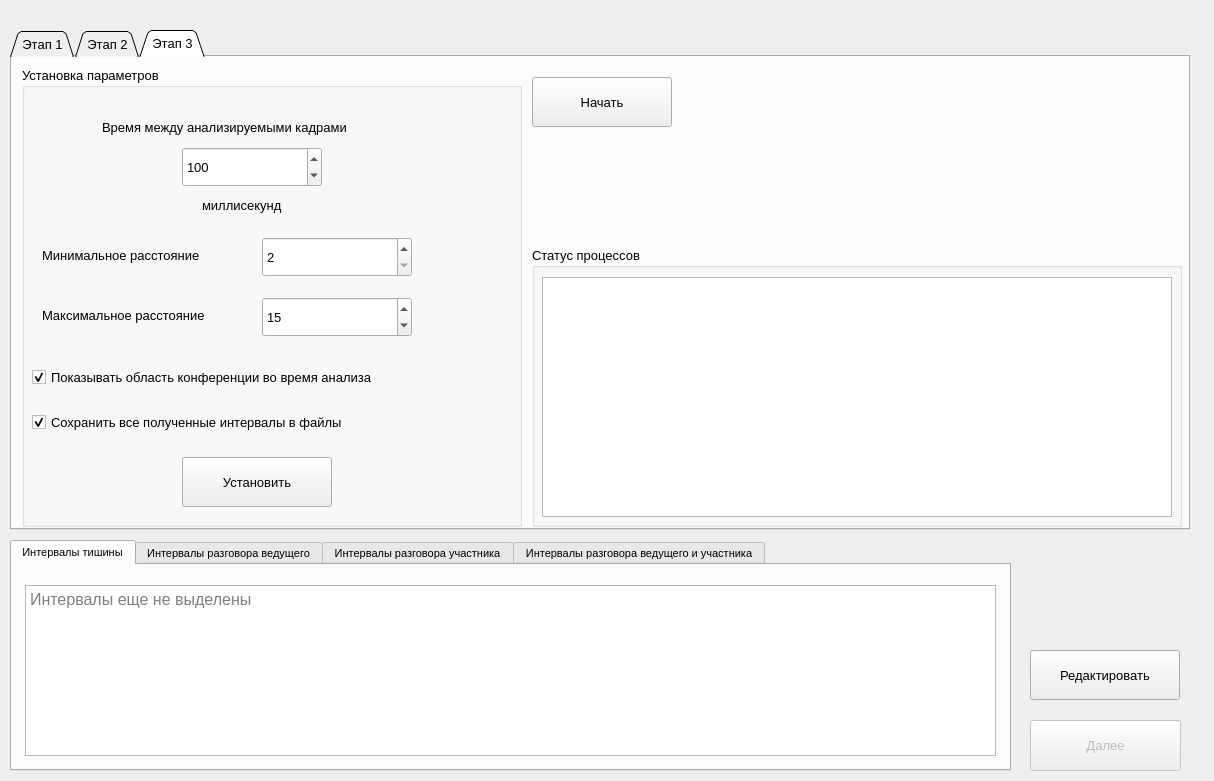
<?xml version="1.0" encoding="UTF-8"?>
<ui version="4.0">
 <class>Dialog</class>
 <widget class="QDialog" name="Dialog">
  <property name="geometry">
   <rect>
    <x>0</x>
    <y>0</y>
    <width>1214</width>
    <height>781</height>
   </rect>
  </property>
  <property name="font">
   <font>
    <pointsize>10</pointsize>
   </font>
  </property>
  <property name="windowTitle">
   <string>Анализ вебинаров</string>
  </property>
  <widget class="QPushButton" name="nextButton">
   <property name="enabled">
    <bool>false</bool>
   </property>
   <property name="geometry">
    <rect>
     <x>1030</x>
     <y>720</y>
     <width>151</width>
     <height>51</height>
    </rect>
   </property>
   <property name="text">
    <string>Далее</string>
   </property>
  </widget>
  <widget class="QTabWidget" name="windows">
   <property name="geometry">
    <rect>
     <x>10</x>
     <y>30</y>
     <width>1180</width>
     <height>500</height>
    </rect>
   </property>
   <property name="tabShape">
    <enum>QTabWidget::Triangular</enum>
   </property>
   <property name="currentIndex">
    <number>2</number>
   </property>
   <widget class="QWidget" name="window_1">
    <attribute name="title">
     <string>Этап 1</string>
    </attribute>
    <widget class="QPushButton" name="extractSilenceButton">
     <property name="geometry">
      <rect>
       <x>201</x>
       <y>410</y>
       <width>300</width>
       <height>50</height>
      </rect>
     </property>
     <property name="text">
      <string>Извлечь интервалы тишины</string>
     </property>
    </widget>
    <widget class="QGroupBox" name="settingsParameters_groupBox">
     <property name="geometry">
      <rect>
       <x>10</x>
       <y>190</y>
       <width>500</width>
       <height>220</height>
      </rect>
     </property>
     <property name="title">
      <string>Установка параметров</string>
     </property>
     <widget class="QLabel" name="label">
      <property name="geometry">
       <rect>
        <x>160</x>
        <y>40</y>
        <width>100</width>
        <height>31</height>
       </rect>
      </property>
      <property name="text">
       <string>Разбить по : </string>
      </property>
     </widget>
     <widget class="QSpinBox" name="settingsParameters_splitMs">
      <property name="geometry">
       <rect>
        <x>260</x>
        <y>40</y>
        <width>120</width>
        <height>31</height>
       </rect>
      </property>
      <property name="minimum">
       <number>10</number>
      </property>
      <property name="maximum">
       <number>1000</number>
      </property>
      <property name="value">
       <number>100</number>
      </property>
     </widget>
     <widget class="QLabel" name="label_2">
      <property name="geometry">
       <rect>
        <x>390</x>
        <y>40</y>
        <width>110</width>
        <height>31</height>
       </rect>
      </property>
      <property name="text">
       <string>миллисекунд</string>
      </property>
     </widget>
     <widget class="QPushButton" name="settingsParameters_setButton">
      <property name="geometry">
       <rect>
        <x>190</x>
        <y>170</y>
        <width>131</width>
        <height>40</height>
       </rect>
      </property>
      <property name="text">
       <string>Установить</string>
      </property>
     </widget>
     <widget class="QLabel" name="label_3">
      <property name="geometry">
       <rect>
        <x>90</x>
        <y>82</y>
        <width>170</width>
        <height>30</height>
       </rect>
      </property>
      <property name="text">
       <string>Допустимая пауза в : </string>
      </property>
     </widget>
     <widget class="QSpinBox" name="settingsParameters_maxSilenceMs">
      <property name="geometry">
       <rect>
        <x>260</x>
        <y>84</y>
        <width>120</width>
        <height>31</height>
       </rect>
      </property>
      <property name="minimum">
       <number>10</number>
      </property>
      <property name="maximum">
       <number>1000</number>
      </property>
      <property name="value">
       <number>500</number>
      </property>
     </widget>
     <widget class="QLabel" name="label_4">
      <property name="geometry">
       <rect>
        <x>390</x>
        <y>85</y>
        <width>110</width>
        <height>31</height>
       </rect>
      </property>
      <property name="text">
       <string>миллисекунд</string>
      </property>
     </widget>
     <widget class="QLabel" name="label_13">
      <property name="geometry">
       <rect>
        <x>10</x>
        <y>130</y>
        <width>250</width>
        <height>30</height>
       </rect>
      </property>
      <property name="text">
       <string>Минимальная длина фреймов :</string>
      </property>
     </widget>
     <widget class="QSpinBox" name="settingsParameters_minLengthFrameMs">
      <property name="geometry">
       <rect>
        <x>260</x>
        <y>130</y>
        <width>120</width>
        <height>31</height>
       </rect>
      </property>
      <property name="minimum">
       <number>10</number>
      </property>
      <property name="maximum">
       <number>1000</number>
      </property>
      <property name="value">
       <number>1000</number>
      </property>
     </widget>
     <widget class="QLabel" name="label_14">
      <property name="geometry">
       <rect>
        <x>390</x>
        <y>130</y>
        <width>110</width>
        <height>31</height>
       </rect>
      </property>
      <property name="text">
       <string>миллисекунд</string>
      </property>
     </widget>
    </widget>
    <widget class="QGroupBox" name="loadVideo_groupBox">
     <property name="geometry">
      <rect>
       <x>90</x>
       <y>20</y>
       <width>991</width>
       <height>171</height>
      </rect>
     </property>
     <property name="font">
      <font>
       <pointsize>10</pointsize>
      </font>
     </property>
     <property name="title">
      <string>Загрузка видео</string>
     </property>
     <widget class="QToolButton" name="loadVideo_pathButton">
      <property name="geometry">
       <rect>
        <x>800</x>
        <y>40</y>
        <width>161</width>
        <height>51</height>
       </rect>
      </property>
      <property name="font">
       <font>
        <pointsize>10</pointsize>
       </font>
      </property>
      <property name="text">
       <string>Выбрать</string>
      </property>
     </widget>
     <widget class="QLineEdit" name="loadVideo_pathEdit">
      <property name="geometry">
       <rect>
        <x>20</x>
        <y>40</y>
        <width>781</width>
        <height>51</height>
       </rect>
      </property>
      <property name="font">
       <font>
        <pointsize>10</pointsize>
       </font>
      </property>
      <property name="placeholderText">
       <string>Путь к вебинару</string>
      </property>
     </widget>
     <widget class="QPushButton" name="loadVideo_loadButton">
      <property name="enabled">
       <bool>false</bool>
      </property>
      <property name="geometry">
       <rect>
        <x>400</x>
        <y>110</y>
        <width>151</width>
        <height>51</height>
       </rect>
      </property>
      <property name="font">
       <font>
        <pointsize>10</pointsize>
       </font>
      </property>
      <property name="text">
       <string>Загрузить видео</string>
      </property>
     </widget>
    </widget>
    <widget class="QPushButton" name="filterButton">
     <property name="geometry">
      <rect>
       <x>10</x>
       <y>410</y>
       <width>180</width>
       <height>50</height>
      </rect>
     </property>
     <property name="text">
      <string>Отфильтровать</string>
     </property>
    </widget>
    <widget class="QGroupBox" name="statusProcesses_groupBox">
     <property name="geometry">
      <rect>
       <x>520</x>
       <y>190</y>
       <width>651</width>
       <height>270</height>
      </rect>
     </property>
     <property name="title">
      <string>Статус процессов</string>
     </property>
     <widget class="QTextEdit" name="textBox_status">
      <property name="geometry">
       <rect>
        <x>10</x>
        <y>30</y>
        <width>631</width>
        <height>230</height>
       </rect>
      </property>
      <property name="readOnly">
       <bool>true</bool>
      </property>
     </widget>
    </widget>
   </widget>
   <widget class="QWidget" name="window_2">
    <attribute name="title">
     <string>Этап 2</string>
    </attribute>
    <widget class="QGroupBox" name="statusProcesses_groupBox_2">
     <property name="geometry">
      <rect>
       <x>520</x>
       <y>190</y>
       <width>650</width>
       <height>280</height>
      </rect>
     </property>
     <property name="title">
      <string>Статус процессов</string>
     </property>
     <widget class="QTextEdit" name="textBox_status_2">
      <property name="geometry">
       <rect>
        <x>10</x>
        <y>30</y>
        <width>630</width>
        <height>240</height>
       </rect>
      </property>
      <property name="readOnly">
       <bool>true</bool>
      </property>
     </widget>
    </widget>
    <widget class="QGroupBox" name="typeWork_groupBox">
     <property name="geometry">
      <rect>
       <x>10</x>
       <y>10</y>
       <width>310</width>
       <height>160</height>
      </rect>
     </property>
     <property name="title">
      <string>Режимы работы</string>
     </property>
     <widget class="QRadioButton" name="manuallyWork_radioButton">
      <property name="geometry">
       <rect>
        <x>10</x>
        <y>40</y>
        <width>300</width>
        <height>21</height>
       </rect>
      </property>
      <property name="text">
       <string>Ручной режим</string>
      </property>
      <property name="checked">
       <bool>true</bool>
      </property>
     </widget>
     <widget class="QRadioButton" name="semiautomaticWork_radioButton">
      <property name="geometry">
       <rect>
        <x>9</x>
        <y>80</y>
        <width>300</width>
        <height>21</height>
       </rect>
      </property>
      <property name="text">
       <string>Полуавтоматический режим</string>
      </property>
     </widget>
     <widget class="QPushButton" name="saveMode_button">
      <property name="geometry">
       <rect>
        <x>100</x>
        <y>110</y>
        <width>110</width>
        <height>40</height>
       </rect>
      </property>
      <property name="text">
       <string>Принять</string>
      </property>
     </widget>
    </widget>
    <widget class="QGroupBox" name="trainClassificator_groupBox">
     <property name="geometry">
      <rect>
       <x>330</x>
       <y>10</y>
       <width>820</width>
       <height>110</height>
      </rect>
     </property>
     <property name="title">
      <string>Интервал голоса ведущего для классификатора</string>
     </property>
     <widget class="QLabel" name="label_5">
      <property name="geometry">
       <rect>
        <x>40</x>
        <y>53</y>
        <width>30</width>
        <height>30</height>
       </rect>
      </property>
      <property name="text">
       <string>От</string>
      </property>
     </widget>
     <widget class="QLabel" name="label_6">
      <property name="geometry">
       <rect>
        <x>240</x>
        <y>53</y>
        <width>30</width>
        <height>30</height>
       </rect>
      </property>
      <property name="text">
       <string>До</string>
      </property>
     </widget>
     <widget class="QPushButton" name="trainClassificator_button">
      <property name="geometry">
       <rect>
        <x>460</x>
        <y>43</y>
        <width>150</width>
        <height>50</height>
       </rect>
      </property>
      <property name="text">
       <string>Тренировать</string>
      </property>
     </widget>
     <widget class="QTimeEdit" name="fromIntervalPresenter_timeEdit">
      <property name="geometry">
       <rect>
        <x>70</x>
        <y>50</y>
        <width>150</width>
        <height>40</height>
       </rect>
      </property>
      <property name="displayFormat">
       <string>HH.mm.ss.zzz</string>
      </property>
     </widget>
     <widget class="QTimeEdit" name="toIntervalPresenter_timeEdit">
      <property name="geometry">
       <rect>
        <x>280</x>
        <y>50</y>
        <width>150</width>
        <height>40</height>
       </rect>
      </property>
      <property name="displayFormat">
       <string>HH.mm.ss.zzz</string>
      </property>
     </widget>
    </widget>
   </widget>
   <widget class="QWidget" name="tab">
    <attribute name="title">
     <string>Этап 3</string>
    </attribute>
    <widget class="QGroupBox" name="statusProcesses_groupBox_3">
     <property name="geometry">
      <rect>
       <x>520</x>
       <y>190</y>
       <width>650</width>
       <height>280</height>
      </rect>
     </property>
     <property name="title">
      <string>Статус процессов</string>
     </property>
     <widget class="QTextEdit" name="textBox_status_3">
      <property name="geometry">
       <rect>
        <x>10</x>
        <y>30</y>
        <width>630</width>
        <height>240</height>
       </rect>
      </property>
      <property name="readOnly">
       <bool>true</bool>
      </property>
     </widget>
    </widget>
    <widget class="QGroupBox" name="setParameters_groupBox">
     <property name="geometry">
      <rect>
       <x>10</x>
       <y>10</y>
       <width>500</width>
       <height>460</height>
      </rect>
     </property>
     <property name="title">
      <string>Установка параметров</string>
     </property>
     <widget class="QLabel" name="label_9">
      <property name="geometry">
       <rect>
        <x>20</x>
        <y>180</y>
        <width>210</width>
        <height>17</height>
       </rect>
      </property>
      <property name="text">
       <string>Минимальное расстояние</string>
      </property>
     </widget>
     <widget class="QSpinBox" name="minDistance_spinBox">
      <property name="geometry">
       <rect>
        <x>240</x>
        <y>170</y>
        <width>150</width>
        <height>40</height>
       </rect>
      </property>
      <property name="minimum">
       <number>2</number>
      </property>
      <property name="maximum">
       <number>5</number>
      </property>
     </widget>
     <widget class="QLabel" name="label_10">
      <property name="geometry">
       <rect>
        <x>20</x>
        <y>240</y>
        <width>210</width>
        <height>17</height>
       </rect>
      </property>
      <property name="text">
       <string>Максимальное расстояние</string>
      </property>
     </widget>
     <widget class="QSpinBox" name="maxDistance_spinBox">
      <property name="geometry">
       <rect>
        <x>240</x>
        <y>230</y>
        <width>150</width>
        <height>40</height>
       </rect>
      </property>
      <property name="minimum">
       <number>7</number>
      </property>
      <property name="maximum">
       <number>20</number>
      </property>
      <property name="value">
       <number>15</number>
      </property>
     </widget>
     <widget class="QPushButton" name="setParameters_button">
      <property name="geometry">
       <rect>
        <x>160</x>
        <y>390</y>
        <width>150</width>
        <height>50</height>
       </rect>
      </property>
      <property name="text">
       <string>Установить</string>
      </property>
     </widget>
     <widget class="QCheckBox" name="showRegionConference_checkBox">
      <property name="geometry">
       <rect>
        <x>10</x>
        <y>300</y>
        <width>440</width>
        <height>21</height>
       </rect>
      </property>
      <property name="text">
       <string>Показывать область конференции во время анализа</string>
      </property>
      <property name="checked">
       <bool>true</bool>
      </property>
     </widget>
     <widget class="QCheckBox" name="saveAllIntervalsInFiles_checkBox">
      <property name="geometry">
       <rect>
        <x>10</x>
        <y>340</y>
        <width>400</width>
        <height>31</height>
       </rect>
      </property>
      <property name="text">
       <string>Сохранить все полученные интервалы в файлы</string>
      </property>
      <property name="checked">
       <bool>true</bool>
      </property>
     </widget>
     <widget class="QLabel" name="label_11">
      <property name="geometry">
       <rect>
        <x>80</x>
        <y>40</y>
        <width>320</width>
        <height>40</height>
       </rect>
      </property>
      <property name="text">
       <string>Время между анализируемыми кадрами</string>
      </property>
     </widget>
     <widget class="QSpinBox" name="timeBetweenFrames_spinBox">
      <property name="geometry">
       <rect>
        <x>160</x>
        <y>80</y>
        <width>140</width>
        <height>40</height>
       </rect>
      </property>
      <property name="minimum">
       <number>25</number>
      </property>
      <property name="maximum">
       <number>1000</number>
      </property>
      <property name="value">
       <number>100</number>
      </property>
     </widget>
     <widget class="QLabel" name="label_12">
      <property name="geometry">
       <rect>
        <x>180</x>
        <y>130</y>
        <width>110</width>
        <height>17</height>
       </rect>
      </property>
      <property name="text">
       <string>миллисекунд</string>
      </property>
     </widget>
    </widget>
    <widget class="QPushButton" name="startVideoAnalyze_button">
     <property name="geometry">
      <rect>
       <x>520</x>
       <y>20</y>
       <width>140</width>
       <height>50</height>
      </rect>
     </property>
     <property name="text">
      <string>Начать</string>
     </property>
    </widget>
    <zorder>startVideoAnalyze_button</zorder>
    <zorder>statusProcesses_groupBox_3</zorder>
    <zorder>setParameters_groupBox</zorder>
   </widget>
  </widget>
  <widget class="QTabWidget" name="tab_intervals">
   <property name="geometry">
    <rect>
     <x>10</x>
     <y>540</y>
     <width>1001</width>
     <height>231</height>
    </rect>
   </property>
   <property name="font">
    <font>
     <pointsize>8</pointsize>
    </font>
   </property>
   <property name="tabPosition">
    <enum>QTabWidget::North</enum>
   </property>
   <property name="currentIndex">
    <number>0</number>
   </property>
   <widget class="QWidget" name="tab_intervalsSilence">
    <attribute name="title">
     <string>Интервалы тишины</string>
    </attribute>
    <widget class="QTextEdit" name="textBox_intervalsSilence">
     <property name="geometry">
      <rect>
       <x>13</x>
       <y>20</y>
       <width>971</width>
       <height>171</height>
      </rect>
     </property>
     <property name="font">
      <font>
       <pointsize>12</pointsize>
      </font>
     </property>
     <property name="readOnly">
      <bool>true</bool>
     </property>
     <property name="placeholderText">
      <string>Интервалы еще не выделены</string>
     </property>
    </widget>
   </widget>
   <widget class="QWidget" name="tab_intervalsPresenter">
    <attribute name="title">
     <string>Интервалы разговора ведущего</string>
    </attribute>
    <widget class="QTextEdit" name="textBox_intervalsPresenter">
     <property name="geometry">
      <rect>
       <x>13</x>
       <y>20</y>
       <width>970</width>
       <height>171</height>
      </rect>
     </property>
     <property name="font">
      <font>
       <pointsize>12</pointsize>
      </font>
     </property>
     <property name="readOnly">
      <bool>true</bool>
     </property>
     <property name="placeholderText">
      <string>Интервалы еще не выделены</string>
     </property>
    </widget>
   </widget>
   <widget class="QWidget" name="tab_intervalsSomeone">
    <attribute name="title">
     <string>Интервалы разговора участника</string>
    </attribute>
    <widget class="QTextEdit" name="textBox_intervalsSomeone">
     <property name="geometry">
      <rect>
       <x>13</x>
       <y>20</y>
       <width>971</width>
       <height>171</height>
      </rect>
     </property>
     <property name="font">
      <font>
       <pointsize>12</pointsize>
      </font>
     </property>
     <property name="readOnly">
      <bool>true</bool>
     </property>
     <property name="placeholderText">
      <string>Интервалы еще не выделены</string>
     </property>
    </widget>
   </widget>
   <widget class="QWidget" name="tab_intervalsTogether">
    <attribute name="title">
     <string>Интервалы разговора ведущего и участника</string>
    </attribute>
    <widget class="QTextEdit" name="textBox_intervalsTogether">
     <property name="geometry">
      <rect>
       <x>13</x>
       <y>20</y>
       <width>971</width>
       <height>171</height>
      </rect>
     </property>
     <property name="font">
      <font>
       <pointsize>12</pointsize>
      </font>
     </property>
     <property name="readOnly">
      <bool>true</bool>
     </property>
     <property name="placeholderText">
      <string>Интервалы еще не выделены</string>
     </property>
    </widget>
   </widget>
  </widget>
  <widget class="QPushButton" name="editingIntervals_pushButton">
   <property name="geometry">
    <rect>
     <x>1030</x>
     <y>650</y>
     <width>150</width>
     <height>50</height>
    </rect>
   </property>
   <property name="text">
    <string>Редактировать</string>
   </property>
  </widget>
 </widget>
 <resources/>
 <connections/>
</ui>
